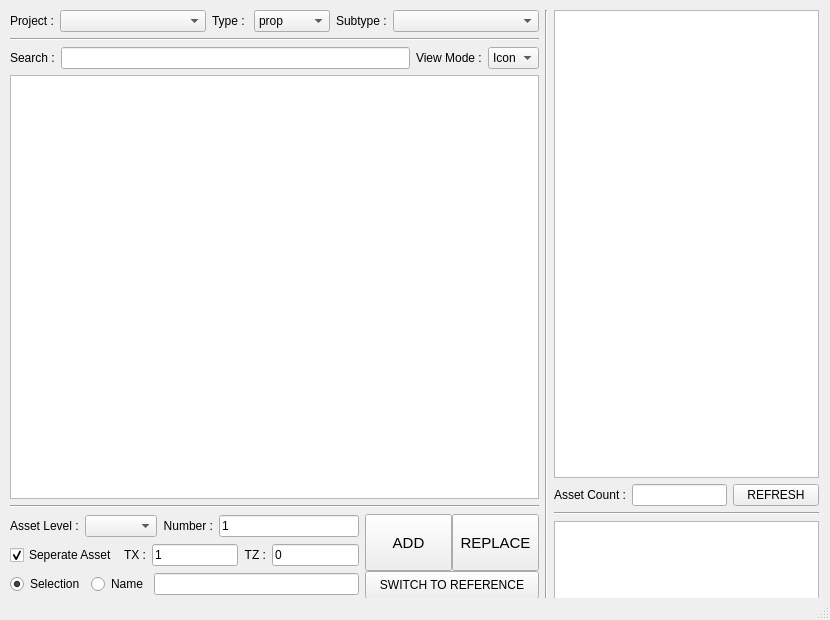
<?xml version="1.0" encoding="UTF-8"?>
<ui version="4.0">
 <class>assemblyBuilderUI</class>
 <widget class="QMainWindow" name="assemblyBuilderUI">
  <property name="geometry">
   <rect>
    <x>0</x>
    <y>0</y>
    <width>830</width>
    <height>620</height>
   </rect>
  </property>
  <property name="windowTitle">
   <string>Assembly Builder</string>
  </property>
  <widget class="QWidget" name="centralwidget">
   <widget class="QWidget" name="horizontalLayoutWidget">
    <property name="geometry">
     <rect>
      <x>10</x>
      <y>10</y>
      <width>809</width>
      <height>589</height>
     </rect>
    </property>
    <layout class="QHBoxLayout" name="horizontalLayout_3" stretch="2,0,1">
     <item>
      <layout class="QVBoxLayout" name="verticalLayout_2" stretch="0,0,0,10,0,2">
       <item>
        <layout class="QHBoxLayout" name="horizontalLayout" stretch="1,4,1,1,1,4">
         <item>
          <widget class="QLabel" name="label">
           <property name="text">
            <string>Project :</string>
           </property>
          </widget>
         </item>
         <item>
          <widget class="QComboBox" name="projectComboBox"/>
         </item>
         <item>
          <widget class="QLabel" name="label_2">
           <property name="text">
            <string>Type :</string>
           </property>
          </widget>
         </item>
         <item>
          <widget class="QComboBox" name="typeComboBox">
           <item>
            <property name="text">
             <string>prop</string>
            </property>
           </item>
           <item>
            <property name="text">
             <string>setdress</string>
            </property>
           </item>
           <item>
            <property name="text">
             <string>set</string>
            </property>
           </item>
           <item>
            <property name="text">
             <string>vehicle</string>
            </property>
           </item>
          </widget>
         </item>
         <item>
          <widget class="QLabel" name="label_3">
           <property name="text">
            <string>Subtype :</string>
           </property>
          </widget>
         </item>
         <item>
          <widget class="QComboBox" name="subtypeComboBox"/>
         </item>
        </layout>
       </item>
       <item>
        <widget class="Line" name="line_2">
         <property name="orientation">
          <enum>Qt::Horizontal</enum>
         </property>
        </widget>
       </item>
       <item>
        <layout class="QHBoxLayout" name="horizontalLayout_4">
         <item>
          <widget class="QLabel" name="label_5">
           <property name="text">
            <string>Search :</string>
           </property>
          </widget>
         </item>
         <item>
          <widget class="QLineEdit" name="searchLineEdit"/>
         </item>
         <item>
          <widget class="QLabel" name="label_4">
           <property name="text">
            <string>View Mode :</string>
           </property>
          </widget>
         </item>
         <item>
          <widget class="QComboBox" name="viewComboBox">
           <item>
            <property name="text">
             <string>Icon</string>
            </property>
           </item>
           <item>
            <property name="text">
             <string>List</string>
            </property>
           </item>
          </widget>
         </item>
        </layout>
       </item>
       <item>
        <widget class="QListWidget" name="assetListWidget">
         <property name="layoutDirection">
          <enum>Qt::LeftToRight</enum>
         </property>
         <property name="showDropIndicator" stdset="0">
          <bool>false</bool>
         </property>
         <property name="dragEnabled">
          <bool>false</bool>
         </property>
         <property name="selectionMode">
          <enum>QAbstractItemView::SingleSelection</enum>
         </property>
         <property name="iconSize">
          <size>
           <width>80</width>
           <height>80</height>
          </size>
         </property>
         <property name="viewMode">
          <enum>QListView::IconMode</enum>
         </property>
        </widget>
       </item>
       <item>
        <widget class="Line" name="line_6">
         <property name="orientation">
          <enum>Qt::Horizontal</enum>
         </property>
        </widget>
       </item>
       <item>
        <layout class="QHBoxLayout" name="horizontalLayout_12" stretch="2,1">
         <item>
          <layout class="QVBoxLayout" name="verticalLayout">
           <item>
            <layout class="QHBoxLayout" name="horizontalLayout_2">
             <item>
              <widget class="QLabel" name="label_10">
               <property name="text">
                <string>Asset Level :</string>
               </property>
              </widget>
             </item>
             <item>
              <widget class="QComboBox" name="levelComboBox"/>
             </item>
             <item>
              <widget class="QLabel" name="label_6">
               <property name="text">
                <string>Number :</string>
               </property>
               <property name="alignment">
                <set>Qt::AlignRight|Qt::AlignTrailing|Qt::AlignVCenter</set>
               </property>
              </widget>
             </item>
             <item>
              <widget class="QLineEdit" name="numCreateLineEdit">
               <property name="text">
                <string>1</string>
               </property>
              </widget>
             </item>
            </layout>
           </item>
           <item>
            <layout class="QHBoxLayout" name="horizontalLayout_6">
             <item>
              <widget class="QCheckBox" name="seperateCheckBox">
               <property name="layoutDirection">
                <enum>Qt::LeftToRight</enum>
               </property>
               <property name="text">
                <string>Seperate Asset</string>
               </property>
               <property name="checked">
                <bool>true</bool>
               </property>
              </widget>
             </item>
             <item>
              <widget class="QLabel" name="label_7">
               <property name="text">
                <string>TX :</string>
               </property>
               <property name="alignment">
                <set>Qt::AlignRight|Qt::AlignTrailing|Qt::AlignVCenter</set>
               </property>
              </widget>
             </item>
             <item>
              <widget class="QLineEdit" name="txLineEdit">
               <property name="text">
                <string>1</string>
               </property>
              </widget>
             </item>
             <item>
              <widget class="QLabel" name="label_8">
               <property name="text">
                <string>TZ :</string>
               </property>
               <property name="alignment">
                <set>Qt::AlignRight|Qt::AlignTrailing|Qt::AlignVCenter</set>
               </property>
              </widget>
             </item>
             <item>
              <widget class="QLineEdit" name="tzLineEdit">
               <property name="text">
                <string>0</string>
               </property>
              </widget>
             </item>
            </layout>
           </item>
           <item>
            <layout class="QHBoxLayout" name="horizontalLayout_7">
             <item>
              <widget class="QRadioButton" name="selectRadioButton">
               <property name="layoutDirection">
                <enum>Qt::LeftToRight</enum>
               </property>
               <property name="text">
                <string>Selection</string>
               </property>
               <property name="checked">
                <bool>true</bool>
               </property>
              </widget>
             </item>
             <item>
              <widget class="QRadioButton" name="nameRadioButton">
               <property name="text">
                <string>Name</string>
               </property>
              </widget>
             </item>
             <item>
              <widget class="QLineEdit" name="nameLineEdit">
               <property name="sizePolicy">
                <sizepolicy hsizetype="Expanding" vsizetype="Fixed">
                 <horstretch>0</horstretch>
                 <verstretch>0</verstretch>
                </sizepolicy>
               </property>
              </widget>
             </item>
            </layout>
           </item>
          </layout>
         </item>
         <item>
          <layout class="QVBoxLayout" name="verticalLayout_5" stretch="2,1">
           <property name="spacing">
            <number>0</number>
           </property>
           <item>
            <layout class="QHBoxLayout" name="horizontalLayout_8">
             <property name="spacing">
              <number>0</number>
             </property>
             <item>
              <widget class="QPushButton" name="addPushButton">
               <property name="sizePolicy">
                <sizepolicy hsizetype="Preferred" vsizetype="Preferred">
                 <horstretch>0</horstretch>
                 <verstretch>0</verstretch>
                </sizepolicy>
               </property>
               <property name="font">
                <font>
                 <pointsize>11</pointsize>
                </font>
               </property>
               <property name="text">
                <string>ADD</string>
               </property>
              </widget>
             </item>
             <item>
              <widget class="QPushButton" name="replacePushButton">
               <property name="sizePolicy">
                <sizepolicy hsizetype="Preferred" vsizetype="Preferred">
                 <horstretch>0</horstretch>
                 <verstretch>0</verstretch>
                </sizepolicy>
               </property>
               <property name="font">
                <font>
                 <pointsize>11</pointsize>
                </font>
               </property>
               <property name="text">
                <string>REPLACE</string>
               </property>
              </widget>
             </item>
            </layout>
           </item>
           <item>
            <widget class="QPushButton" name="switchPushButton">
             <property name="sizePolicy">
              <sizepolicy hsizetype="Expanding" vsizetype="Expanding">
               <horstretch>0</horstretch>
               <verstretch>0</verstretch>
              </sizepolicy>
             </property>
             <property name="baseSize">
              <size>
               <width>0</width>
               <height>0</height>
              </size>
             </property>
             <property name="font">
              <font>
               <pointsize>9</pointsize>
              </font>
             </property>
             <property name="text">
              <string>SWITCH TO REFERENCE</string>
             </property>
            </widget>
           </item>
          </layout>
         </item>
        </layout>
       </item>
      </layout>
     </item>
     <item>
      <widget class="Line" name="line">
       <property name="orientation">
        <enum>Qt::Vertical</enum>
       </property>
      </widget>
     </item>
     <item>
      <layout class="QVBoxLayout" name="verticalLayout_3" stretch="6,0,0,1">
       <item>
        <widget class="QListWidget" name="arListWidget">
         <property name="iconSize">
          <size>
           <width>40</width>
           <height>40</height>
          </size>
         </property>
        </widget>
       </item>
       <item>
        <layout class="QHBoxLayout" name="horizontalLayout_9" stretch="2,1">
         <item>
          <layout class="QHBoxLayout" name="horizontalLayout_10">
           <item>
            <widget class="QLabel" name="label_9">
             <property name="text">
              <string>Asset Count :</string>
             </property>
            </widget>
           </item>
           <item>
            <widget class="QLineEdit" name="countLineEdit"/>
           </item>
          </layout>
         </item>
         <item>
          <widget class="QPushButton" name="refreshPushButton">
           <property name="sizePolicy">
            <sizepolicy hsizetype="Minimum" vsizetype="Expanding">
             <horstretch>0</horstretch>
             <verstretch>0</verstretch>
            </sizepolicy>
           </property>
           <property name="font">
            <font>
             <pointsize>9</pointsize>
            </font>
           </property>
           <property name="text">
            <string>REFRESH</string>
           </property>
          </widget>
         </item>
        </layout>
       </item>
       <item>
        <widget class="Line" name="line_3">
         <property name="orientation">
          <enum>Qt::Horizontal</enum>
         </property>
        </widget>
       </item>
       <item>
        <widget class="QPlainTextEdit" name="plainTextEdit"/>
       </item>
      </layout>
     </item>
    </layout>
   </widget>
   <zorder>horizontalLayoutWidget</zorder>
   <zorder>horizontalLayoutWidget</zorder>
   <zorder></zorder>
   <zorder></zorder>
   <zorder></zorder>
  </widget>
  <widget class="QStatusBar" name="statusbar"/>
 </widget>
 <resources/>
 <connections/>
</ui>
